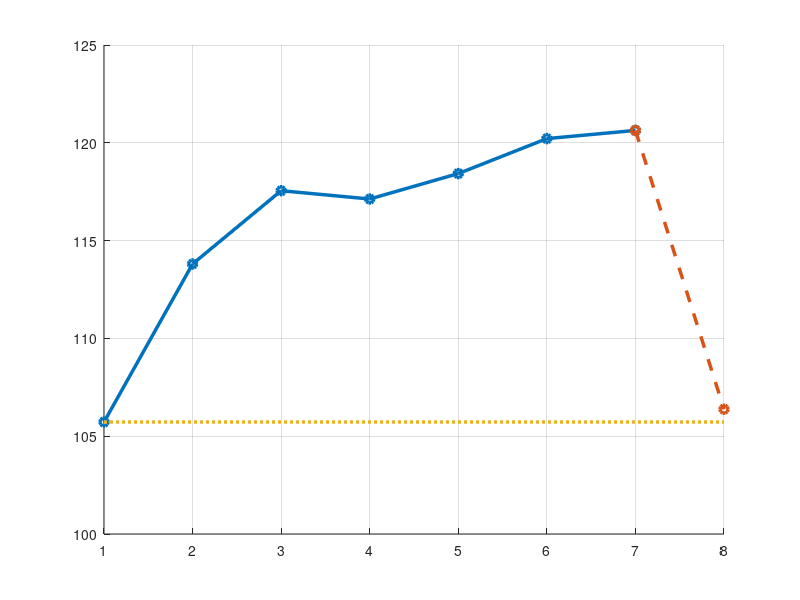

Here is the MATLAB script that generated this plot: (Note: this script raises an error after producing the figure.)
% Data analysis for the experiment performed on 3/19/2024
close all; clear; clc;

% Times
t = 1:8;
t_pre = 1:7;
t_post = 7:8;
labels = {"0", "5", "10", "15", "20", "25", "30", "3 Days Later"};

% Tube Diameters (mm)
OD = [3.3, 2.64, 1.98];

% Number of speciments per tube OD
n = 5;

% Curvature after 0, 5, 10, ... 30 straightening cycles (m^-1)
c0 = [9.45848	10.95806	9.76129	9.15193	7.542866667	10.8693	11.37361	10.49672	7.77692	9.40525	12.39821	10.92625	14.00654444	7.00422	7.8074];
c5 = [8.787	10.40711	8.89844	8.486528571	7.18502	9.93548	10.38473	9.59079	7.09875	8.67904	11.6375	9.81888	12.70035	6.50861	7.50718];
c10 = [8.50696	9.95122	8.64727	8.328677778	6.89981	9.61719	10.24893	9.26305	6.95686	8.50131	11.31664	9.17421	12.45091	6.335077778	7.35335];
c15 = [8.53778	9.69072	8.42527	7.989733333	6.83501	9.44898	10.17055	9.08107	6.92046	8.24777	10.97829	9.04114	12.24281	6.33532	7.3305];
c20 = [8.4441	9.61317	8.26902	8.035633333	6.767044444	9.020866667	9.94204	8.91572	6.81808	8.15424	10.87978333	8.99874	11.9847	6.27768	7.10168];
c25 = [8.31847	9.35727	8.23375	7.98728	6.67679	8.95734	9.97758	8.600025	6.7141	8.06843	10.761725	8.8421	11.98308	6.24847	7.161866667];
c30 = [8.28965	9.315525	8.08371	7.90944	6.70279	8.86028	9.84546	8.5453	6.70086	7.94204	10.6281	8.685795	12.05612	6.255833333	7.03403];
c_3dayslater = [9.40043	11.00674	9.51715	9.09926	7.55398	10.34116	11.38182	10.02012	7.79818	9.25157	11.28535556	10.34251	13.69417	6.9619	7.84042];

% Calculate the Bending Radius: at 0, 5, 10, ... 30 straightening cycles (mm)
r0 = 1./c0 * 1000;
r5 = 1./c5 * 1000;
r10 = 1./c10 * 1000;
r15 = 1./c15 * 1000;
r20 = 1./c20 * 1000;
r25 = 1./c25 * 1000;
r30 = 1./c30 * 1000;
r_3days = 1./c_3dayslater * 1000;

%% Formatting

titleSize = 24;
axisLabelSize = 20;
legendSize = 20;
tickSize = 16;
lineWidth = 2.5;

%%  Plot the loss of curvature over time
for jj = 1 : n
    figure('WindowState','fullscreen'); grid on; hold on;
    
    for ii = 1 : length(OD)
        radii_pre = [r0(jj+n*(ii-1)) r5(jj+n*(ii-1)) r10(jj+n*(ii-1)) r15(jj+n*(ii-1)) r20(jj+n*(ii-1)) r25(jj+n*(ii-1)) r30(jj+n*(ii-1))];
        radii_post = [r30(jj+n*(ii-1)) r_3days(jj+n*(ii-1))];
        pre = plot(t_pre(isfinite(radii_pre)), radii_pre(isfinite(radii_pre)),"-o","LineWidth",2.5);
        post = plot(t_post(isfinite(radii_post)), radii_post(isfinite(radii_post)),"--o","LineWidth",2.5);
        orig = plot([t(1) t(end)], [r0(jj+n*(ii-1)) r0(jj+n*(ii-1))],":","LineWidth",2.5);
        post.SeriesIndex = pre.SeriesIndex;
        orig.SeriesIndex = pre.SeriesIndex;
    end

    ax=gca;
    ax.FontSize = tickSize;
    
    xlim([1 t(end)]);
    set(gca,'xtick',t,'xticklabel',labels)

    title(["Bending Radius During Straightening Experiment for Tubes in Straightening Experiment Set #" num2str(jj)])
    
    xlabel("Number of Straightening Cycles")
    ylabel("Bending Radius [mm]")
    ylim([65 165]);

    legend({"Thickest (OD=3.3 mm)", "", "", "Thicker (OD=2.64 mm)", "", "", "Thinner (OD=1.98 mm)"}, "Location", "south");

    saveas(gcf,"./straightening/set"+num2str(jj)+".png");
end

%% Plot the loss of curvature over time / group by tube OD
tube_type = {"Thickest", "Thicker", "Thinnest"};

for jj = 1 : length(OD)
    figure('WindowState','fullscreen'); grid on; hold on;
    
    for ii = 1 : n
        radii_pre = [r0(ii+n*(jj-1)) r5(ii+n*(jj-1)) r10(ii+n*(jj-1)) r15(ii+n*(jj-1)) r20(ii+n*(jj-1)) r25(ii+n*(jj-1)) r30(ii+n*(jj-1))];
        radii_post = [r30(ii+n*(jj-1)) r_3days(ii+n*(jj-1))];
        pre = plot(t_pre(isfinite(radii_pre)), radii_pre(isfinite(radii_pre)),"-o","LineWidth",lineWidth);
        post = plot(t_post(isfinite(radii_post)), radii_post(isfinite(radii_post)),"--o","LineWidth",lineWidth);
        orig = plot([t(1) t(end)], [r0(ii+n*(jj-1)) r0(ii+n*(jj-1))],":","LineWidth",lineWidth);
        post.SeriesIndex = pre.SeriesIndex;
        orig.SeriesIndex = pre.SeriesIndex;
    end

    ax=gca;
    ax.FontSize = tickSize;

    title_string = ["Bending Radius During Straightening Experiment" "for Tubes with Outer Diameter " + num2str(OD(jj)) + " mm"];
    title(title_string, "FontSize",titleSize);
    disp(title_string)

    set(gca,'xtick',t,'xticklabel',labels)
    xlabel("Number of Straightening Cycles", "FontSize", axisLabelSize)
    ylabel("Bending Radius [mm]", "FontSize", axisLabelSize)
    ylim([65 165]);

    legend({"Specimen 1", "", "Specimen 1 Initial Bending Radius", "Specimen 2", "", "Specimen 2 Initial Bending Radius", "Specimen 3", "", "Specimen 3 Initial Bending Radius", "Specimen 4", "", "Specimen 4 Initial Bending Radius", "Specimen 5", "", "Specimen 5 Initial Bending Radius"}, "Location", "eastoutside", "FontSize", legendSize);

    saveas(gcf,"./straightening/"+"straightening_"+tube_type{jj}+".png");
    saveas(gcf,"./straightening/"+"straightening_"+tube_type{jj}+".svg");
end

%% Plot all  the tubes on one figure

figure('WindowState','maximized'); grid on; hold on;

tube_type = {"Thickest", "Thicker", "Thinnest"};

for jj = 1 : n
    for ii = 1 : length(OD)
        radii_pre = [r0(jj+n*(ii-1)) r5(jj+n*(ii-1)) r10(jj+n*(ii-1)) r15(jj+n*(ii-1)) r20(jj+n*(ii-1)) r25(jj+n*(ii-1)) r30(jj+n*(ii-1))];
        radii_post = [r30(jj+n*(ii-1)) r_3days(jj+n*(ii-1))];
        pre = plot(t_pre(isfinite(radii_pre)), radii_pre(isfinite(radii_pre)),"-o","LineWidth",2.5);
        post = plot(t_post(isfinite(radii_post)), radii_post(isfinite(radii_post)),"--o","LineWidth",2.5);
        post.SeriesIndex = ii;
        pre.SeriesIndex = ii;
    end
end

ax=gca;
ax.FontSize = tickSize;

xlim([1 t(end)]);
set(gca,'xtick',t,'xticklabel',labels)

title("Curvature Over Time for Tubes in Repeated Straightening Experiment")

xlabel("Number of Straightening Cycles")
ylabel("Bending Radius [mm]")
ylim([65 165]);

legend({"Thickest (OD=3.3 mm)", "", "Thicker (OD=2.64 mm)", "", "Thinner (OD=1.98 mm)"}, "Location", "south");

saveas(gcf,"./straightening/straightening_all"+".png");
